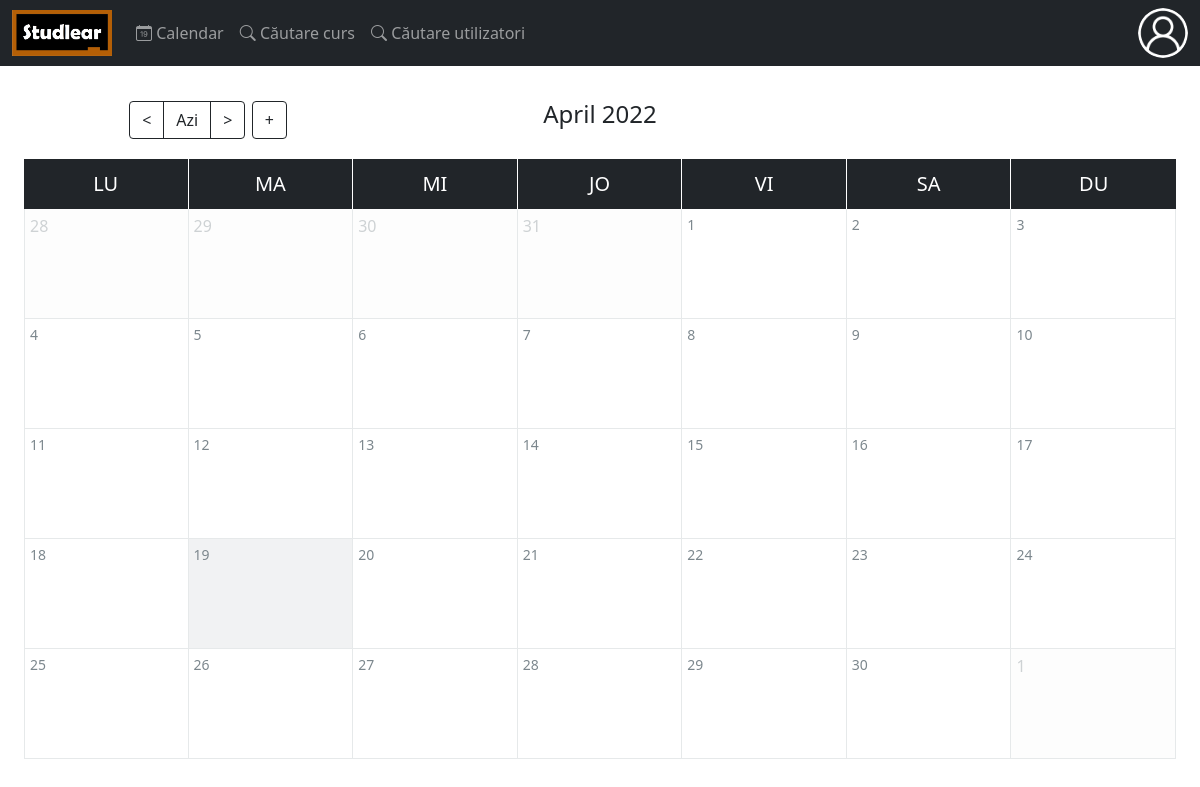
The app's page /Calendar_page.php (signed in), older data.
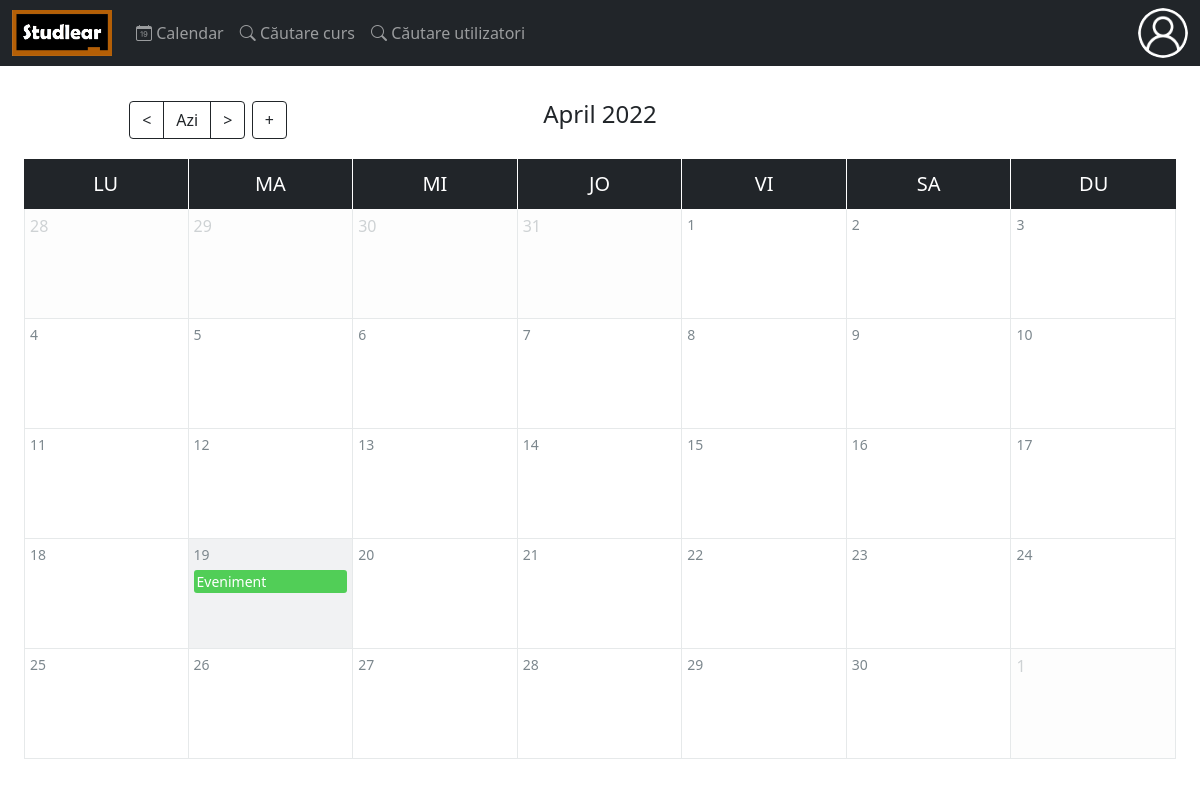
The same page, newer data.
### tables this page shows
CREATE TABLE `calendar` (
  `id` int(11) NOT NULL AUTO_INCREMENT,
  `title` varchar(250) DEFAULT NULL,
  `start_event` datetime DEFAULT NULL,
  `end_event` datetime DEFAULT NULL,
  `color` varchar(100) DEFAULT NULL,
  `description` varchar(250) DEFAULT NULL,
  `user_id` int(11) DEFAULT NULL,
  PRIMARY KEY (`id`),
  KEY `calendar_FK` (`user_id`),
  CONSTRAINT `calendar_FK` FOREIGN KEY (`user_id`) REFERENCES `user` (`id`)
);

### Calendar.php (the view, shortened to what the changed rows need)
<?php include 'Page_security.php'; ?>
<?php
    $date = DateTime::createFromFormat("Y-m-d", $_SESSION['calendar_date']);
    $active_year=$date->format('Y');
    $active_month=$date->format('m');
    $active_day=$date->format('d');
    $num_days = date('t', strtotime($active_day . '-' .$active_month . '-' .$active_year));
    $num_days_last_month = date('j', strtotime('last day of previous month', strtotime($active_day . '-' . $active_month . '-' .$active_year)));
    $days = [0 => 'Mon', 1 => 'Tue', 2 => 'Wed', 3 => 'Thu', 4 => 'Fri', 5 => 'Sat', 6 => 'Sun'];
    $first_day_of_week = array_search(date('D', strtotime($active_year . '-' . $active_month . '-1')), $days);
    $days_write=['Lu','Ma','Mi','Jo','Vi','Sa','Du'];
?>
<div class="calendar">
    <div class="days">
        <?php
            foreach ($days_write as $day) {
                echo '<div class="day_name">' . $day . '</div>';
            }
            for ($i = $first_day_of_week; $i > 0; $i--) {
                echo '<div class="day_num ignore">' . ($num_days_last_month-$i+1) . '</div>';
            }
            $nr_video_conference=0;
            $nr_quiz=0;
            $nr_homework=0;
            for ($i = 1; $i <= $num_days; $i++) {
                $selected = '';
                if ($i == date("d") && $active_month == date("m") && $active_year == date("Y"))
                    $selected = ' selected';
                echo '<a class="day_num'.$selected.'" href="Calendar_change.php?button=change_day&day='.$i.'" style="text-decoration: none">';
                echo '<span>'.$i.'</span>';
                $start_event_date=$active_year.'-'.$active_month.'-'.$i.' 00:00:00';
                $end_event_date=$active_year.'-'.$active_month.'-'.$i.' 23:59:59';
                $user_id=$_SESSION['user_id'];
                $sql="SELECT * FROM calendar WHERE start_event >=STR_TO_DATE('$start_event_date', '%Y-%m-%d %H:%i:%s') AND end_event <=STR_TO_DATE('$end_event_date', '%Y-%m-%d %H:%i:%s') AND user_id LIKE $user_id";
                $results=mysqli_query($db,$sql);
                $nr_event=mysqli_num_rows($results);
                $nr_total_event=$nr_event+$nr_video_conference+$nr_quiz+$nr_homework;
                $limit=2;
                if($nr_total_event>3)
                {
                    if($limit>0 && $nr_event)
                    {
                        $sql="SELECT * FROM calendar WHERE start_event >=STR_TO_DATE('$start_event_date', '%Y-%m-%d %H:%i:%s') AND end_event <=STR_TO_DATE('$end_event_date', '%Y-%m-%d %H:%i:%s') AND user_id LIKE $user_id LIMIT $limit";
                        $results=mysqli_query($db,$sql);
                        while($row=mysqli_fetch_array($results,MYSQLI_ASSOC))
                            echo '<div class="event '.$row['color'].'">'.$row['title'].'</div>';
                        $limit-=$nr_event;
                    }
                    if($limit>0 && $nr_video_conference)
                    {
                        $sql_video_conference="SELECT * FROM video_conference WHERE start_event >=STR_TO_DATE('$start_event_date', '%Y-%m-%d %H:%i:%s') AND end_event <=STR_TO_DATE('$end_event_date', '%Y-%m-%d %H:%i:%s') AND lesson_group_id IN (SELECT l.id FROM lesson_group l LEFT JOIN course_user c ON l.course_id=c.course_id WHERE c.user_id LIKE $user_id) LIMIT $limit";
                        $results_video_conference=mysqli_query($db,$sql_video_conference);
                        while($row_video_conference=mysqli_fetch_array($results_video_conference,MYSQLI_ASSOC))
                            echo '<div class="event video_conference">'.$row_video_conference['title'].'</div>';
                        $limit-=$nr_video_conference;
                    }
                    if($limit>0 && $nr_quiz)
                    {
                        $sql_quiz="SELECT * FROM quiz WHERE start_event >=STR_TO_DATE('$start_event_date', '%Y-%m-%d %H:%i:%s') AND end_event <=STR_TO_DATE('$end_event_date', '%Y-%m-%d %H:%i:%s') AND lesson_group_id IN (SELECT l.id FROM lesson_group l LEFT JOIN course_user c ON l.course_id=c.course_id WHERE c.user_id LIKE $user_id) LIMIT $limit";
                        $results_quiz=mysqli_query($db,$sql_quiz);
                        while($row_quiz=mysqli_fetch_array($results_quiz,MYSQLI_ASSOC))
                            echo '<div class="event quiz">'.$row_quiz['title'].'</div>';
                        $limit-=$nr_quiz;
                    }
                    if($limit>0 && $nr_homework)
                    {
                        $sql_homework="SELECT * FROM homework WHERE end_event >=STR_TO_DATE('$start_event_date', '%Y-%m-%d %H:%i:%s') AND end_event <=STR_TO_DATE('$end_event_date', '%Y-%m-%d %H:%i:%s') AND lesson_group_id IN (SELECT l.id FROM lesson_group l LEFT JOIN course_user c ON l.course_id=c.course_id WHERE c.user_id LIKE $user_id) LIMIT $limit";
                        $results_homework=mysqli_query($db,$sql_homework);
                        while($row_homework=mysqli_fetch_array($results_homework,MYSQLI_ASSOC))
                            echo '<div class="event homework">'.$row_homework['title'].'</div>';
                        $limit-=$nr_homework;
                    }
                    echo '<div class="event">+'.$nr_total_event-2 .'</div>';
                }
                else
                {
                    if($nr_event>0)
                    {
                        while($row=mysqli_fetch_array($results,MYSQLI_ASSOC))
                            echo '<div class="event '.$row['color'].'">'.$row['title'].'</div>';
                    }
                }
                echo '</a>';
            }
            if((42-$num_days-max($first_day_of_week, 0))>=14)
                $table_element=28;
            else if((42-$num_days-max($first_day_of_week, 0))>=7)
                $table_element=35;
            else
                $table_element=42;
            for ($i = 1; $i <= ($table_element-$num_days-max($first_day_of_week, 0)); $i++) {
                echo '<div class="day_num ignore">'.$i.'</div>';
            } ?>
    </div>
</div>

Row changes from the older to the newer data that the page shows:
added calendar: title "Eveniment"
